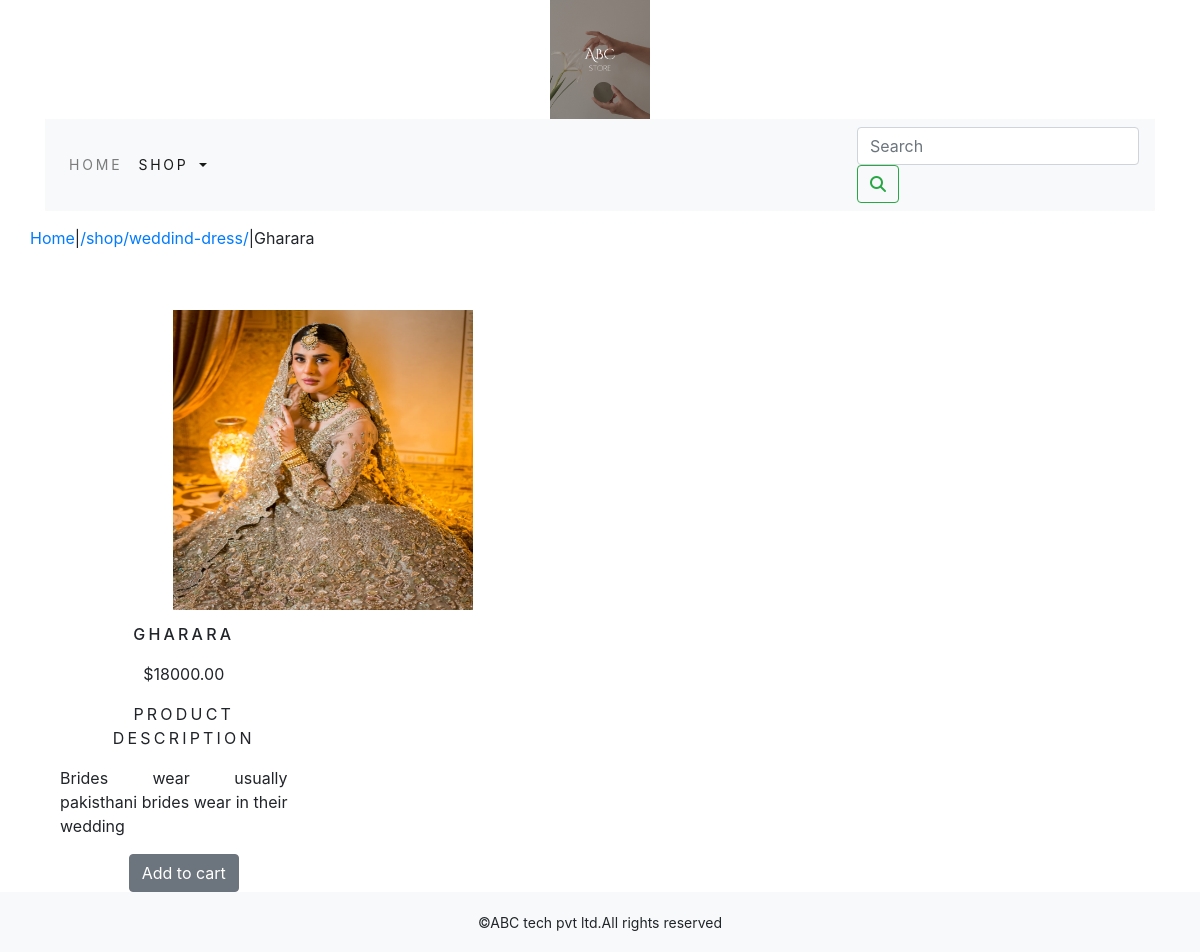
The page /shop/weddind-dress/gharara/ on the database its author committed.
### shop/models.py (models this page shows, shortened)
class Product(models.Model):
    name=models.CharField(max_length=250,unique=True)
    slug=models.SlugField(max_length=250,unique=True)
    description=models.TextField(blank=True)
    price=models.DecimalField(max_digits=10,decimal_places=2)
    category=models.ForeignKey(Category,on_delete=models.CASCADE)
    image=models.ImageField(upload_to='product',blank=True)
    stock=models.IntegerField()
    available=models.BooleanField(default=True)
    created=models.DateTimeField(auto_now_add=True)
    updated=models.DateTimeField(auto_now=True)
    class Meta:
        ordering=('name',)
        verbose_name='product'
        verbose_name_plural='products'

class Category(models.Model):
    name=models.CharField(max_length=250,unique=True)
    slug=models.SlugField(max_length=250,unique=True)
    description=models.TextField(blank=True)
    image=models.ImageField(upload_to='category',blank=True)
    class Meta:
        ordering=('name',)
        verbose_name='category'
        verbose_name_plural='categories'
    def get_url(self):
        return reverse('shop:products_by_category',args=[self.slug])

### shop/views.py (the view)
# urls.py: path('<slug:c_slug>/<slug:product_slug>/',views.proDetail,name='prodCatdetail')
def proDetail(request,c_slug,product_slug):
    try:
        product=Product.objects.get(category__slug=c_slug,slug=product_slug)
    except Exception as e:
        raise e
    return render (request,'product.html',{'product':product})

### cart/context_processors.py (called while the page is built)
def counter(request):
    item_count=0
    if 'admin' in request.path:
        return {}
    else:
        try:
            cart=Cart.objects.filter(cart_id=_cart_id(request))
            cart_items= CartItem.objects.all().filter(cart=cart[:1])
            for cart_item in cart_items:
                item_count += cart_item.quantity
        except Cart.DoesNotExist:
            item_count=0
    return dict(item_count=item_count)

### cart/views.py (called while the page is built)
def _cart_id(request):
    cart=request.session.session_key
    if not cart:
        cart=request.session.create()
    return cart

### shop/context_processors.py (called while the page is built)
def menu_links(request):
    links=Category.objects.all()
    return dict(links=links)

### templates/product.html (shortened to what this page needs)
{% extends 'base.html' %}
{% load static %}
{% block content %}
<div class="row my_prod_row_class">
 <div class="mx_auto">
  <p><a href="{% url 'shop:allProdCat' %}">Home</a>|<a href="{{product.category.get_url}}">{{product.category.get_url}}</a>|{{product.name}}</p>
 </div>
</div>
<div class="container">
<br>
 <div class="row">
   <div class="col-12 col-sm-12 col-md-4 col-lg-6 text-center">
      <div style="min-width:18rem;">
           <img src="{{product.image.url}}" alt="{{product.name}}" width="300px" height="300px">
      <div class="row">
        <div class="col-12 col-sm-12 col-md-4 col-lg-6">
         <h1 class="my_prod_title">{{product.name}}</h1>
          <p>${{product.price}}</p>
          <p class="my_title">Product Description</p>
          <p class="text-justify my_prod_text">{{product.description}}</p>
          {% if product.stock <= 0 %}
            <p class="text-justify my_prod_text"><b>Out Of Stock</b></p>
          {% else %}
             <a class="btn btn-secondary" href="{% url 'cart:add_cart' product.id %}">Add to cart</a>
         {% endif %}
        </div>
      </div>
   </div>
 </div>
</div>
</div>
{% endblock %}

### static/css/custom.css (style rules this page uses)
.my_title { font-size :16px; text-transform :uppercase; letter-spacing :.2em; }
.my_prod_row_class { padding-top :15px; padding-bottom :20px; }
.my_prod_title { font-size:16px; text-transform:uppercase; letter-spacing:.2em; padding-top:15px; padding-bottom:10px; }
.my_prod_text { padding-right :20px; }

### rows shown on the page
Product: category.get_url "/shop/weddind-dress/", name "Gharara", image (picture), name "GHARARA", price "18000.00", description "Brides wear usually pakisthani brides wear in their wedding"
